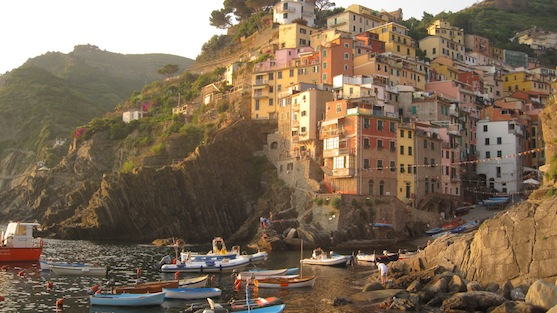
//> input picture Image_Blurring_CPU/cinque_terre_small.jpg, 557 x 313 px
$ ./Image_Blur_CPU   (built with g++ and OpenCV 4)
//> lines starting //> are read from the running program, lines starting //| are printed output that depends on the picture
#include <iostream>
#include <iomanip>
#include <stdlib.h>
#include <cassert>
#include <opencv4/opencv2/opencv.hpp>
#include <opencv2/highgui/highgui.hpp>
#include <opencv2/imgproc/imgproc.hpp>

using namespace cv;
using namespace std;

#define kernel_width 9

void channel_conv(unsigned char* channel, unsigned char* ch_blur,
                  int num_rows, int num_cols, float* filter,
                  int filter_width){
  //Dealing with an even width filter is trickier
  assert(filter_width % 2 == 1);

  //For every pixel in the image
  for (int r = 0; r < (int)num_rows; ++r) {
    for (int c = 0; c < (int)num_cols; ++c) {
      float result = 0.f;
      //For every value in the filter around the pixel (c, r)
      for (int filter_r = -filter_width/2; filter_r <= filter_width/2; ++filter_r) {
        for (int filter_c = -filter_width/2; filter_c <= filter_width/2; ++filter_c) {
          //Find the global image position for this filter position
          //clamp to boundary of the image
	  int image_r = std::min(std::max(r + filter_r, 0), static_cast<int>(num_rows - 1));
          int image_c = std::min(std::max(c + filter_c, 0), static_cast<int>(num_cols - 1));

          float image_value = static_cast<float>(channel[image_r * num_cols + image_c]);
          float filter_value = filter[(filter_r + filter_width/2) * filter_width + filter_c + filter_width/2];
          result += image_value * filter_value;

          // [11 lines of commented-out code are left out]

        }
      }

      ch_blur[r * num_cols + c] = (unsigned char)result;
    }
  }
}

void ref_calc(Mat& in_img, Mat& out_img, int num_rows, int num_cols,
              float* filter, int filter_width){

  // Create separate images for eac channel
  Mat ch_red, ch_green, ch_blue;

  // Extract the channels from the input image
  extractChannel(in_img, ch_red, 0);
  extractChannel(in_img, ch_green, 1);
  extractChannel(in_img, ch_blue, 2);

  // Extract the data from each of the channels in form of
  // unsigned char*
  unsigned char* chr_data = ch_red.data;
  unsigned char* chg_data = ch_green.data;
  unsigned char* chb_data = ch_blue.data;

  // Creat arrays for the blurred output from each channel
  unsigned char* red_blur = new unsigned char[num_cols*num_rows];
  unsigned char* green_blur = new unsigned char[num_cols*num_rows];
  unsigned char* blue_blur = new unsigned char[num_cols*num_rows];

  // Call the channel_conv function for image blurring
  channel_conv(chr_data, red_blur, num_rows, num_cols, filter, filter_width);
  channel_conv(chg_data, green_blur, num_rows, num_cols, filter, filter_width);
  channel_conv(chb_data, blue_blur, num_rows, num_cols, filter, filter_width);

  // Reconstructing the image from the blurred channels
  Mat ch_red_reconstruct(in_img.rows, in_img.cols, CV_8UC1, red_blur);
  Mat ch_green_reconstruct(in_img.rows, in_img.cols, CV_8UC1, green_blur);
  Mat ch_blue_reconstruct(in_img.rows, in_img.cols, CV_8UC1, blue_blur);

  // Creating an array containing all the 3 images from above
  Mat merged_img[3] = {ch_red_reconstruct, ch_green_reconstruct, ch_blue_reconstruct};

  // Merging the image to get the final output image
  merge(merged_img, 3, out_img);

  delete[] red_blur;
  delete[] green_blur;
  delete[] blue_blur;
}

void create_filter(float* h_filter){

  //now create the filter that they will use
  const int blurKernelWidth = 9;
  const float blurKernelSigma = 2.;

  float filterSum = 0.f; //for normalization

  for (int r = -blurKernelWidth/2; r <= blurKernelWidth/2; ++r) {
    for (int c = -blurKernelWidth/2; c <= blurKernelWidth/2; ++c) {
      float filterValue = expf( -(float)(c * c + r * r) / (2.f * blurKernelSigma * blurKernelSigma));
      (h_filter)[(r + blurKernelWidth/2) * blurKernelWidth + c + blurKernelWidth/2] = filterValue;
      filterSum += filterValue;
    }
  }


  float normalizationFactor = 1.f / filterSum;

  // cout << "Normal Factor : " << normalizationFactor << endl;

  for (int r = -blurKernelWidth/2; r <= blurKernelWidth/2; ++r) {
    for (int c = -blurKernelWidth/2; c <= blurKernelWidth/2; ++c) {
      (h_filter)[(r + blurKernelWidth/2) * blurKernelWidth + c + blurKernelWidth/2] *= normalizationFactor;
    }
  }
}


int main(void){

  // Read the Image
  Mat img = imread("./cinque_terre_small.jpg", 1);
//> img is the input picture: 313 rows x 557 cols, CV_8UC3; mean B, G, R 88, 108.8, 127.3

  // Create the result image
  Mat blurred_img;

  // Read the reference image
  Mat test_img = imread("./cinque_terre.gold", 1);
//> cinque_terre.gold cannot be read in this run, so this picture is empty

  // Calculate the filter size and allocate memory for it
  size_t filter_size = kernel_width * kernel_width * sizeof(float);
  float *h_filter = (float*)malloc(filter_size);

  // Call the create_filter function to fill the filter
  create_filter(h_filter);

  // Call the ref_calc function for pre-processing which further calls the kernel
  ref_calc(img, blurred_img, img.rows, img.cols, h_filter, kernel_width);
//> in ref_calc, `extractChannel(in_img, ch_red, 0);`:
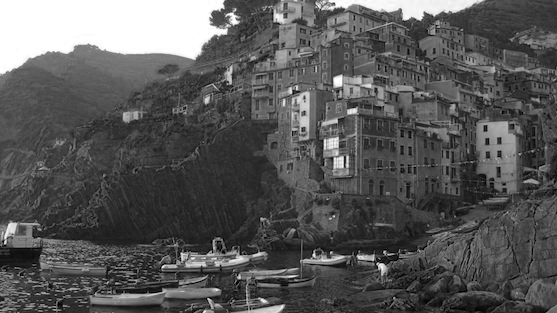
//> ch_red: 313 rows x 557 cols, CV_8UC1; min 0, max 255, mean 88
//> in ref_calc, `extractChannel(in_img, ch_green, 1);`:
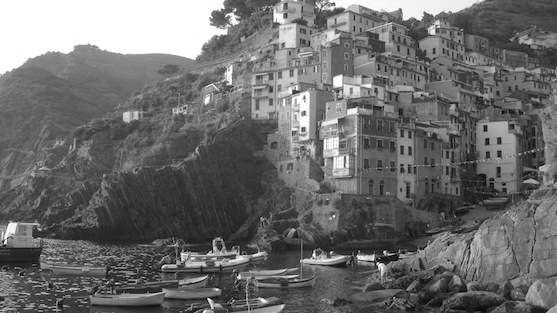
//> ch_green: 313 rows x 557 cols, CV_8UC1; min 0, max 255, mean 108.8
//> in ref_calc, `extractChannel(in_img, ch_blue, 2);`:
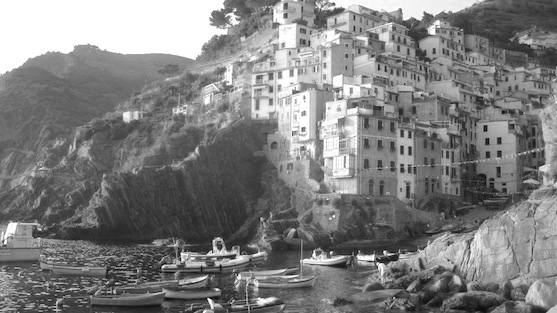
//> ch_blue: 313 rows x 557 cols, CV_8UC1; min 0, max 255, mean 127.3
//> in ref_calc, `Mat ch_red_reconstruct(in_img.rows, in_img.cols, CV_8UC1, red_blur);`:
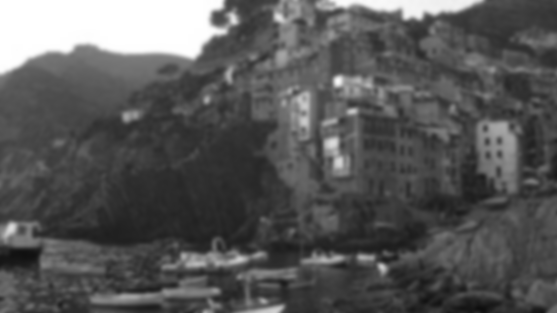
//> ch_red_reconstruct: 313 rows x 557 cols, CV_8UC1; min 14, max 255, mean 87.5
//> in ref_calc, `Mat ch_green_reconstruct(in_img.rows, in_img.cols, CV_8UC1, green_blur);`:
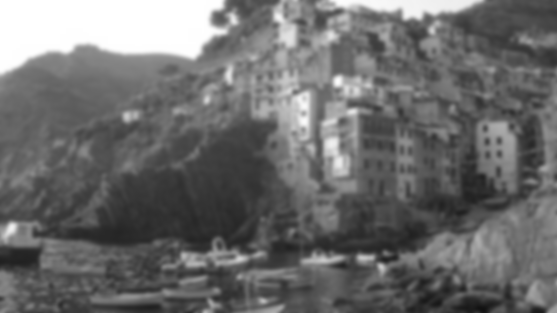
//> ch_green_reconstruct: 313 rows x 557 cols, CV_8UC1; min 17, max 255, mean 108.3
//> in ref_calc, `Mat ch_blue_reconstruct(in_img.rows, in_img.cols, CV_8UC1, blue_blur);`:
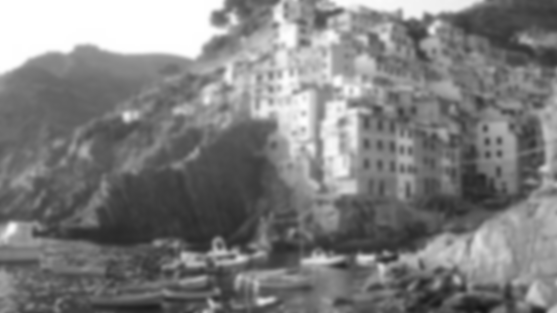
//> ch_blue_reconstruct: 313 rows x 557 cols, CV_8UC1; min 21, max 255, mean 126.8
//> in ref_calc, `merge(merged_img, 3, out_img);`:
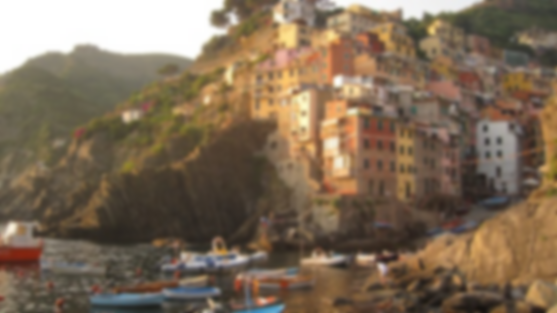
//> out_img: 313 rows x 557 cols, CV_8UC3; mean B, G, R 87.5, 108.3, 126.8

  // Creating a differnce image based on the computed result and the reference image
//> (the run ends here: the program stops with an error, at `Mat diff = abs(test_img - blurred_img);`)
